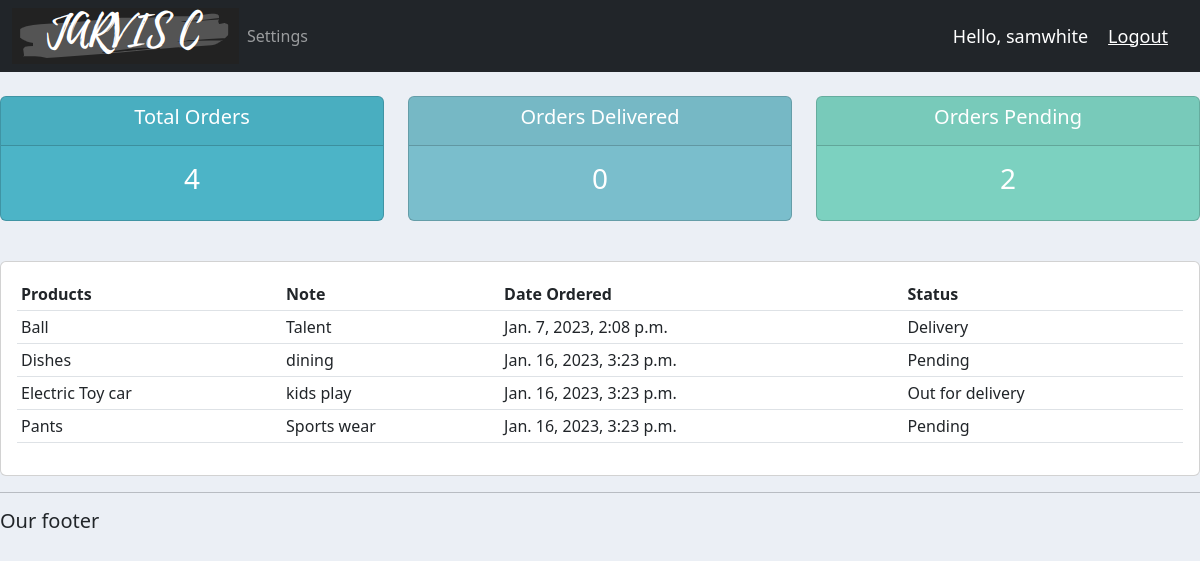
Page /user/ (signed in) on the committed database.
### accounts/models.py (models this page shows, shortened)
class Order(models.Model):
    STATUS = (
        ('Pending', 'Pending'),
        ('Out for delivery', 'Out for delivery'),
        ('Delivery', 'Delivery'),
    )
    customer = models.ForeignKey(Customer, null=True, on_delete=models.SET_NULL)
    products = models.ForeignKey(Products, null=True, on_delete=models.SET_NULL)
    date_created = models.DateTimeField(auto_now_add=True, null=True)
    status = models.CharField(max_length=200, null=True, choices=STATUS)
    note = models.CharField(max_length=1000, null=True)

class Products(models.Model):
    CATEGORY = (
        ('Indoor', 'Indoor'),
        ('Out Door', 'Out Door'),
    )
    name = models.CharField(max_length=200, null=True)
    price = models.FloatField(null=True)
    category = models.CharField(max_length=200, null=True, choices=CATEGORY)
    description = models.CharField(max_length=200, null=True, blank=True)
    date_created = models.DateTimeField(auto_now_add=True, null=True)
    tags = models.ManyToManyField(Tag)
    def __str__(self):
        return self.name

### accounts/decorators.py (the view)
        def wrapper_func(request, *args, **kwargs):
            group = None
            if request.user.groups.exists():
                group = request.user.groups.all()[0].name
            if group in allowed_roles:
                return view_func(request, *args, **kwargs)
            else:
                return HttpResponse('You are not authorized to view this page')

### accounts/views.py (called while the page is built)
@login_required(login_url='login')
@allowed_users(allowed_roles=['customer'])
def userPage(request):
    orders = request.user.customer.order_set.all()
    total_orders = orders.count()
    delivered = orders.filter(status='Delivered').count()
    pending = orders.filter(status='Pending').count()
    context = {'orders': orders, 'total_orders': total_orders, 'delivered': delivered,
               'pending': pending}
    return render(request, 'accounts/user.html', context)

### accounts/templates/accounts/user.html
{% extends 'accounts/base.html' %}
{% block content %}
{% include 'accounts/status.html' %}
<br/>
<div class="row">
    <div class="col-md">
        <div class="card card-body">
            <table class="table table-sm">
                <tr>
                    <th>Products</th>
                    <th>Note</th>
                    <th>Date Ordered</th>
                    <th>Status</th>
                </tr>
                {% for order in orders %}
                <tr>
                    <td>{{ order.products }}</td>
                    <td>{{ order.note }}</td>
                    <td>{{ order.date_created }}</td>
                    <td>{{ order.status }}</td>
                </tr>
                {% endfor %}
            </table>
        </div>
    </div>
</div>
{% endblock content %}

### accounts/templates/accounts/navbar.html (shortened to what this page needs)
{% load static %}
<nav class="navbar navbar-expand-lg navbar-dark bg-dark">
    <div class="container-fluid">
        <img src="{% static 'images/logo.png' %}">
        <div class="collapse navbar-collapse" id="navbarNavAltMarkup">
            <ul class="navbar-nav">
                {% if request.user.is_staff %}
                <a class="nav-link active" aria-current="page" href="{% url 'home' %}">Dashboard</a>
                <a class="nav-link" href="{% url 'products' %}">Products</a>
                {% else %}
                <a class="nav-link" href="{% url 'account' %}">Settings</a>
                {% endif %}
            </ul>
        </div>
        <span class="hello-msg">Hello, {{request.user}}</span>
        <span><a class="hello-msg" href="{% url 'logout' %}">Logout</a></span>
    </div>
</nav>

### static/css/main.css (style rules this page uses)
body { background-color:#ebeff5 }

### accounts/templates/accounts/navbar.html (style rules this page uses)
.hello-msg { font-size:18px; color:#fff; margin-right:20px; }

### rows in the picture
Order: products "Ball", note "Talent", date_created "Jan. 7, 2023, 2:08 p.m.", status "Delivery"
Order: products "Dishes", note "dining", date_created "Jan. 16, 2023, 3:23 p.m.", status "Pending"
Order: products "Electric Toy car", note "kids play", date_created "Jan. 16, 2023, 3:23 p.m.", status "Out for delivery"
Order: products "Pants", note "Sports wear", date_created "Jan. 16, 2023, 3:23 p.m.", status "Pending"

### other values in the picture
{{ request.user }} "samwhite"
{{ total_orders }} "4"
{{ delivered }} "0"
{{ pending }} "2"
